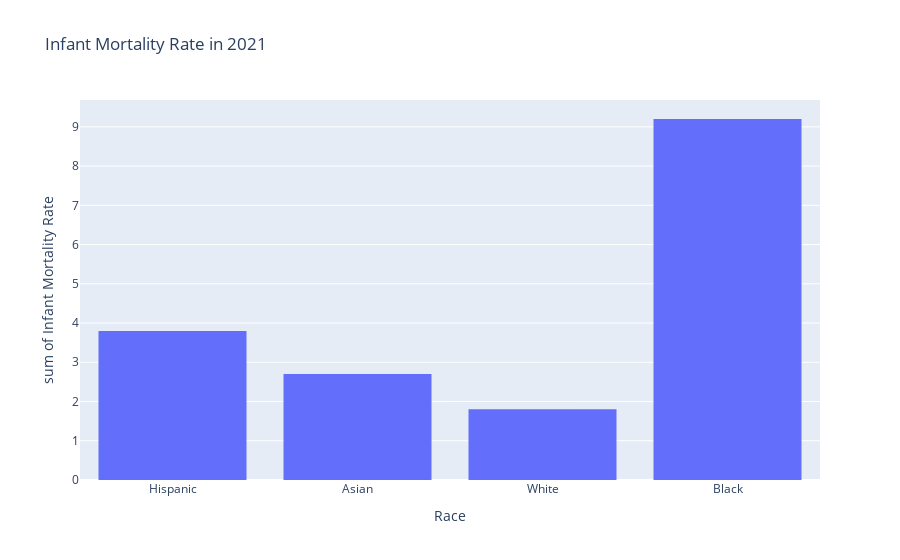

The code cell stored with this chart in its notebook:
### Code cell
fig = px.histogram(newinfant_2021, x="Race", y="Infant Mortality Rate", title='Infant Mortality Rate in 2021')

fig.show()

### Figure 1 — Plotly figure (JSON) as saved in the notebook; plotly's stock layout.template omitted (floating-point values rounded to 4 significant figures)
{"data": [{"alignmentgroup": "True", "bingroup": "x", "histfunc": "sum", "hovertemplate": "Race=%{x}<br>sum of Infant Mortality Rate=%{y}<extra></extra>", "legendgroup": "", "marker": {"color": "#636efa", "pattern": {"shape": ""}}, "name": "", "offsetgroup": "", "orientation": "v", "showlegend": false, "type": "histogram", "x": ["Hispanic", "Asian", "White", "Black"], "xaxis": "x", "y": [3.8, 2.7, 1.8, 9.2], "yaxis": "y"}], "layout": {"barmode": "relative", "legend": {"tracegroupgap": 0}, "title": {"text": "Infant Mortality Rate in 2021"}, "xaxis": {"anchor": "y", "domain": [0, 1], "title": {"text": "Race"}}, "yaxis": {"anchor": "x", "domain": [0, 1], "title": {"text": "sum of Infant Mortality Rate"}}}}
